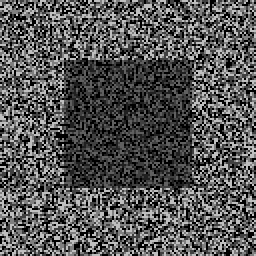
#> input picture HW3/subject/leftTest.png, 128 x 128 px (shown 2 times larger)
$ python question1.py   (older library calls are emulated)
#> lines starting #> are read from the running program, lines starting #| are printed output that depends on the picture
import numpy as np
import cv2
import itertools
from multiprocessing import Pool
from functools import partial


# [69 lines left out: functions compute_disparity, compute_disparity_mapped, not called in this run]


def ssd(window1, window2):
    return np.sum(np.power(window1.astype(np.int) - window2.astype(np.int), 2))


# [52 lines left out: functions explore_d, compute_disparity2, not called in this run]


def compute_disparity2_mapped(img1, img2, window_size=3, d_min=0, d_max=100, explore_right=True):
    h, w = img1.shape

    border_size = d_max + 1
    img1 = cv2.copyMakeBorder(img1, border_size, border_size, border_size, border_size, cv2.BORDER_REPLICATE)
    img2 = cv2.copyMakeBorder(img2, border_size, border_size, border_size, border_size, cv2.BORDER_REPLICATE)

    win_offset = (window_size - 1) // 2
    w_min = border_size
    w_max = border_size + w
    h_min = border_size
    h_max = border_size + h
    d_min_abs = d_min
    if explore_right:
        w_max -= d_min
    else:
        w_min += d_min
        d_min, d_max = -d_max + 1, -d_min + 1

    arg_list = []

    for d_index, d in enumerate(range(d_min, d_max)):
        img1_crop = img1[h_min:h_max, w_min:w_max]
        img2_crop = img2[h_min:h_max, w_min + d:w_max + d]
        arg_list.append((img1_crop, img2_crop, win_offset, d_min_abs))

    pool = Pool()
    disparity_plan_iter = pool.map(compute_d_plan, arg_list)
    ret = np.argmin(disparity_plan_iter, axis=0) + d_min
    return np.abs(ret)


def compute_d_plan(info):
    img1, img2, win_offset, d_min = info
    target_h, target_w = img1.shape
    target_w -= 2 * win_offset + d_min
    target_h -= 2 * win_offset
    sd = img1.astype(np.int) - img2.astype(np.int)
    sd = np.power(sd, 2)

    disparity_plan = np.zeros((target_h, target_w), dtype=int)
    for x_index, x in enumerate(range(target_w)):
        for y_index, y in enumerate(range(target_h)):
            win = sd[y:y + 2 * win_offset + 1, x:x + 2 * win_offset + 1]
            disparity_plan[y_index, x_index] = np.sum(win)

    return disparity_plan


if __name__ == '__main__':
    im1 = cv2.imread("subject/leftTest.png", cv2.IMREAD_GRAYSCALE)
#> im1 is the input picture: shape (128, 128); min 0, max 191, mean 83.5
    im2 = cv2.imread("subject/rightTest.png", cv2.IMREAD_GRAYSCALE)
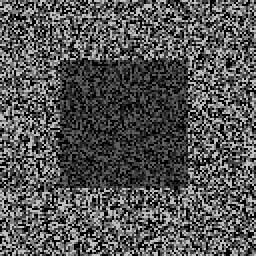
#> input picture HW3/subject/rightTest.png, 128 x 128 px (shown 2 times larger)
#> im2 is the input picture: shape (128, 128); min 0, max 191, mean 83.5
    win_size = 5
    d_min = 0
    d_max = 4
    disp_lr = compute_disparity2_mapped(im1, im2,
                                        window_size=win_size,
                                        d_min=d_min,
                                        d_max=d_max,
                                        explore_right=False)
#> in compute_disparity2_mapped, `img2 = cv2.copyMakeBorder(img2, border_size, border_size, border_size,..`:
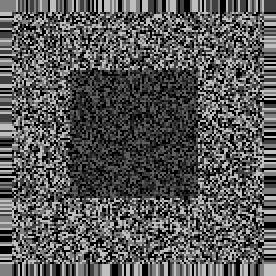
#> img2: shape (138, 138) (shown 2 times larger); min 0, max 191, mean 86.3
#> the loop in compute_disparity2_mapped, `for d_index, d in enumerate(range(d_min, d_max)):` made 4 passes
#> pass 1, in compute_disparity2_mapped, `img2_crop = img2[h_min:h_max, w_min + d:w_max + d]`:
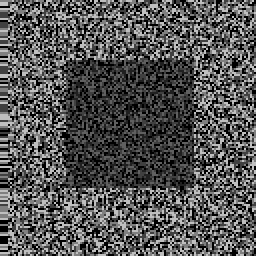
#> img2_crop: shape (128, 128) (shown 2 times larger); min 0, max 191, mean 83.6
#> pass 3, in compute_disparity2_mapped, `img2_crop = img2[h_min:h_max, w_min + d:w_max + d]`:
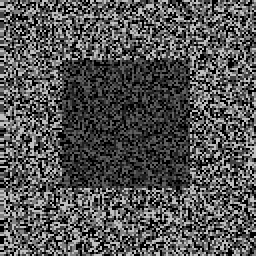
#> img2_crop: shape (128, 128) (shown 2 times larger); min 0, max 191, mean 83.5
#> after the loop in compute_disparity2_mapped, `for d_index, d in enumerate(range(d_min, d_max)):`: arg_list = 4 items
#> in compute_disparity2_mapped, `ret = np.argmin(disparity_plan_iter, axis=0) + d_min`:
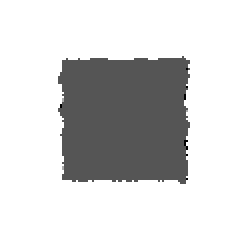
#> ret: shape (124, 124) int64 (shown 2 times larger); min -3, max 0, mean -0.499; drawn with min black and max white
#> in compute_disparity2_mapped, `return np.abs(ret)`:
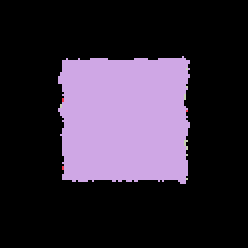
#> returned value: shape (124, 124) int64 (shown 2 times larger); 4 distinct labels, from 0 to 3; one colour per label, 0 black
    disp_rl = compute_disparity2_mapped(im2, im1,
                                        window_size=win_size,
                                        d_min=d_min,
                                        d_max=d_max,
                                        explore_right=True)
#> in compute_disparity2_mapped (call 2), `ret = np.argmin(disparity_plan_iter, axis=0) + d_min`: ret: shape (124, 124) int64; 4 distinct labels, from 0 to 3
    cv2.imwrite("Images/ps2-1-a-1.png", (disp_lr - d_min) * 255 / (d_max - d_min))
    cv2.imwrite("Images/ps2-1-a-2.png", (disp_rl - d_min) * 255 / (d_max - d_min))
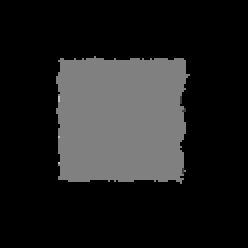
#> saved as ps2-1-a-2.png: shape (124, 124) (shown 2 times larger); min 0, max 191, mean 32
